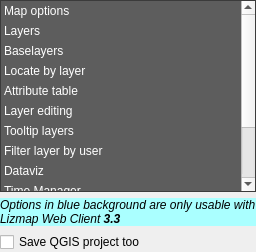
     <widget class="QFrame" name="mOptionsListFrame">
      <property name="minimumSize">
       <size>
        <width>0</width>
        <height>0</height>
       </size>
      </property>
      <property name="frameShape">
       <enum>QFrame::NoFrame</enum>
      </property>
      <property name="frameShadow">
       <enum>QFrame::Raised</enum>
      </property>
      <layout class="QVBoxLayout" name="verticalLayout_32">
       <property name="leftMargin">
        <number>0</number>
       </property>
       <property name="topMargin">
        <number>0</number>
       </property>
       <property name="rightMargin">
        <number>0</number>
       </property>
       <property name="bottomMargin">
        <number>0</number>
       </property>
       <item>
        <widget class="QListWidget" name="mOptionsListWidget">
         <property name="minimumSize">
          <size>
           <width>58</width>
           <height>0</height>
          </size>
         </property>
         <property name="maximumSize">
          <size>
           <width>16777215</width>
           <height>16777215</height>
          </size>
         </property>
         <property name="styleSheet">
          <string notr="true">QListWidget{
  background-color: rgb(69, 69, 69, 220);
  outline: 0;
}
QListWidget::item {
  color: white;
  padding: 3px;
}
QListWidget::item::selected {
  color: black;
  background-color:palette(Window);
    padding-right: 0px;
}</string>
         </property>
         <property name="horizontalScrollBarPolicy">
          <enum>Qt::ScrollBarAlwaysOff</enum>
         </property>
         <property name="editTriggers">
          <set>QAbstractItemView::NoEditTriggers</set>
         </property>
         <property name="iconSize">
          <size>
           <width>32</width>
           <height>32</height>
          </size>
         </property>
         <property name="textElideMode">
          <enum>Qt::ElideNone</enum>
         </property>
         <property name="resizeMode">
          <enum>QListView::Adjust</enum>
         </property>
         <property name="wordWrap">
          <bool>true</bool>
         </property>
         <item>
          <property name="text">
           <string>Map options</string>
          </property>
         </item>
         <item>
          <property name="text">
           <string>Layers</string>
          </property>
         </item>
         <item>
          <property name="text">
           <string>Baselayers</string>
          </property>
         </item>
         <item>
          <property name="text">
           <string>Locate by layer</string>
          </property>
         </item>
         <item>
          <property name="text">
           <string>Attribute table</string>
          </property>
         </item>
         <item>
          <property name="text">
           <string>Layer editing</string>
          </property>
         </item>
         <item>
          <property name="text">
           <string>Tooltip layers</string>
          </property>
         </item>
         <item>
          <property name="text">
           <string>Filter layer by user</string>
          </property>
         </item>
         <item>
          <property name="text">
           <string>Dataviz</string>
          </property>
         </item>
         <item>
          <property name="text">
           <string>Time Manager</string>
          </property>
         </item>
         <item>
          <property name="text">
           <string>Atlas</string>
          </property>
         </item>
         <item>
          <property name="text">
           <string>Filter data with form</string>
          </property>
         </item>
         <item>
          <property name="text">
           <string>Log</string>
          </property>
         </item>
        </widget>
       </item>
       <item>
        <widget class="QLabel" name="label_63">
         <property name="font">
          <font>
           <italic>true</italic>
          </font>
         </property>
         <property name="styleSheet">
          <string notr="true">background-color:rgb(170, 255, 255);</string>
         </property>
         <property name="text">
          <string>&lt;html&gt;&lt;head/&gt;&lt;body&gt;&lt;p&gt;Options in blue background are only usable with Lizmap Web Client &lt;span style=&quot; font-weight:600;&quot;&gt;3.3&lt;/span&gt;&lt;/p&gt;&lt;/body&gt;&lt;/html&gt;</string>
         </property>
         <property name="wordWrap">
          <bool>true</bool>
         </property>
        </widget>
       </item>
       <item>
        <widget class="QCheckBox" name="checkbox_save_project">
         <property name="toolTip">
          <string>Save the QGIS project too at the same time as the Lizmap config file.</string>
         </property>
         <property name="text">
          <string>Save QGIS project too</string>
         </property>
        </widget>
       </item>
      </layout>
     </widget>
